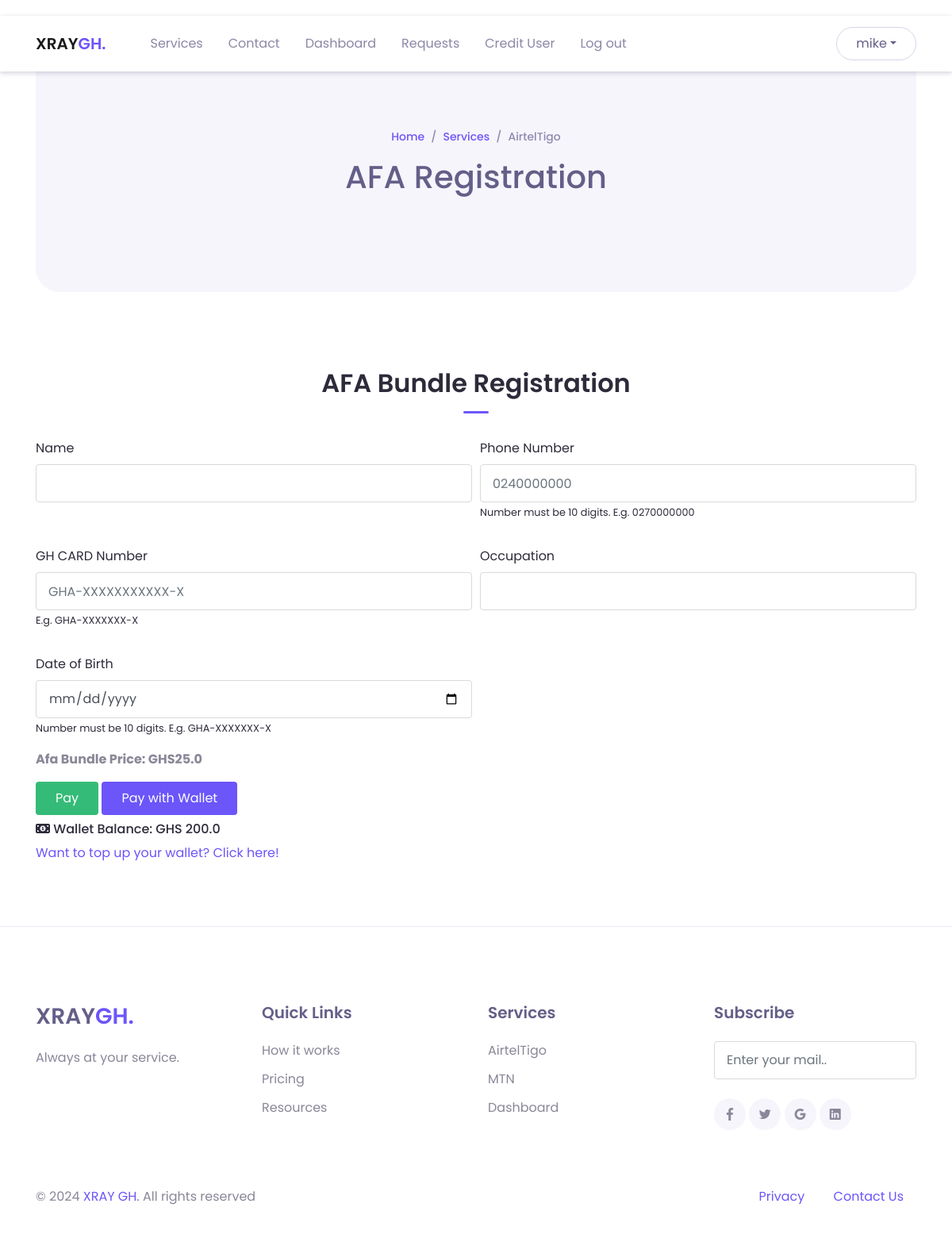
Page /services/afa/ (signed in) on the earlier database version.
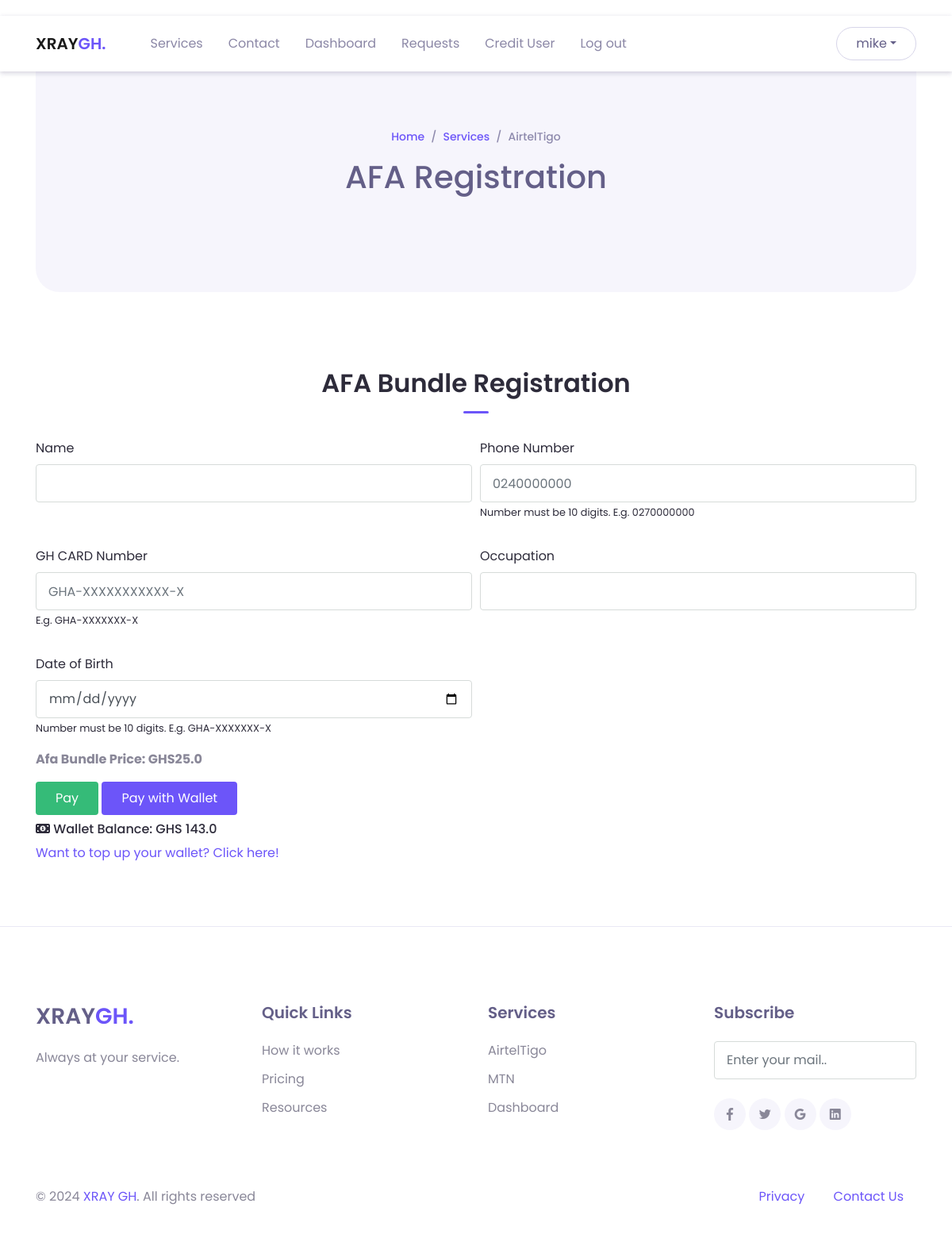
Same page on the later database version.
### intel_app/models.py (models this page shows)
class CustomUser(AbstractUser):
    first_name = models.CharField(max_length=100, null=False, blank=False)
    last_name = models.CharField(max_length=100, null=False, blank=False)
    username = models.CharField(max_length=100, null=False, blank=False, unique=True)
    email = models.EmailField(max_length=250, null=False, blank=False)
    phone = models.PositiveIntegerField(null=True, blank=True)
    wallet = models.FloatField(null=True, blank=True, default=0.0)
    choices = (
        ("User", "User"),
        ("Agent", "Agent"),
        ("Super Agent", "Super Agent")
    )
    status = models.CharField(max_length=250, null=False, blank=False, choices=choices, default="User")
    password1 = models.CharField(max_length=100, null=False, blank=False)
    password2 = models.CharField(max_length=100, null=False, blank=False)
    def __str__(self):
        return self.username

### intel_app/views.py (the view, shortened to what this page needs)
# urls.py: path('services/afa/', views.afa_registration, name='afa'),
@login_required(login_url='login')
def afa_registration(request):
    user = models.CustomUser.objects.get(id=request.user.id)
    reference = helper.ref_generator()
    db_user_id = request.user.id
    price = models.AdminInfo.objects.filter().first().afa_price
    user_email = request.user.email
    print(price)
    form = forms.AFARegistrationForm()
    context = {'form': form, 'ref': reference, 'price': price, 'id': db_user_id, "email": user_email,
               "wallet": 0 if user.wallet is None else user.wallet}
    return render(request, "layouts/services/afa.html", context=context)

### intel_app/forms.py
class AFARegistrationForm(forms.ModelForm):
    name = forms.CharField(widget=forms.TextInput(attrs={'class': 'form-control name'}))
    phone_number = forms.IntegerField(
        widget=forms.NumberInput(attrs={'class': 'form-control phone', 'placeholder': '0240000000'}))
    gh_card_number = forms.CharField(widget=forms.TextInput(attrs={'class': 'form-control card', 'placeholder': 'GHA-XXXXXXXXXXX-X'}))
    occupation = forms.CharField(widget=forms.TextInput(attrs={'class': 'form-control occ'}))
    date_of_birth = forms.CharField(
        widget=forms.DateInput(attrs={'class': 'form-control birth', 'type': 'date'}))
    class Meta:
        model = models.AFARegistration
        fields = ('name', 'phone_number', 'gh_card_number', 'occupation', 'date_of_birth')

### intel_app/helper.py (called while the page is built)
def ref_generator(length=8):
    characters = string.ascii_uppercase + string.digits
    reference = ''.join(random.choice(characters) for _ in range(length))
    return reference

### intel_app/templates/layouts/services/afa.html (shortened to what this page needs)
{% extends 'base.html' %}
  {% block content %}
  {% include 'inc/header.html' %}
  <header>
    {% include 'inc/header.html' %}
    <div class="container mt-5">
      <div class="page-banner">
        <div class="row justify-content-center align-items-center h-100">
          <div class="col-md-6">
            <nav aria-label="Breadcrumb">
              <ul class="breadcrumb justify-content-center py-0 bg-transparent">
                <li class="breadcrumb-item"><a href="{% url 'home' %}">Home</a></li>
                <li class="breadcrumb-item active"><a href="{% url 'services' %}">Services</a></li>
                <li class="breadcrumb-item active">AirtelTigo</li>
              </ul>
            </nav>
            <h1 class="text-center">AFA Registration</h1>
          </div>
        </div>
      </div>
    </div>
  </header>
  <main>
    <div class="page-section" id="services">
      <div class="container">
          <div class="text-center">
              <h2 class="title-section">AFA Bundle Registration</h2>
              <div class="divider mx-auto"></div>
          </div>
          <div>
            <form method="post" id="tigoPaymentForm">
              <div class="form-row mb-3">
                <div class="form-group col-md-6">
                  <label for="phone">Name</label>
                  {{form.name}}
                </div>
                <div class="form-group col-md-6">
                  <label for="phone">Phone Number</label>
                  {{form.phone_number}}
                  <small>Number must be 10 digits. E.g. 0270000000</small>
                </div>
              </div>
              <div class="form-row mb-3">
                <div class="form-group col-md-6">
                  <label for="phone">GH CARD Number</label>
                  {{form.gh_card_number}}
                  <small>E.g. GHA-XXXXXXX-X</small>
                </div>
                <div class="form-group col-md-6">
                  <label for="inputPassword4">Occupation</label>
                  {{form.occupation}}
                </div>
              </div>
              <div class="form-row">
                <div class="form-group col-md-6">
                  <label for="phone">Date of Birth</label>
                  {{form.date_of_birth}}
                  <small>Number must be 10 digits. E.g. GHA-XXXXXXX-X</small>
                </div>
              </div>
              <p class="font-weight-bold">Afa Bundle Price: GHS{{price}}</p>
              {% if request.user.is_superuser %}
              <button type="submit" class="btn btn-success paystack-btn" onclick="payWithPaystack()"> Pay </button>
              {% endif %}
              <button type="button" class="btn btn-primary pay-with-wallet">Pay with Wallet</button>
              <h6 class="mt-2"><i class="fa fa-money"></i> Wallet Balance: GHS {{wallet}}</h6>
                            <a href="{% url 'topup-info'%}">Want to top up your wallet? Click here!</a>
            </form>
          </div>
      </div>
  </div>
  </main>
  {% include 'inc/footer.html' %}
{% endblock %}

### intel_app/templates/inc/header.html (shortened to what this page needs)
  <nav class="navbar navbar-expand-lg navbar-light navbar-float">
    <div class="container">
      <a href="{% url 'home' %}" class="navbar-brand">XRAY<span class="text-primary">GH.</span></a>
      <div class="navbar-collapse collapse" id="navbarContent">
        <ul class="navbar-nav ml-lg-4 pt-3 pt-lg-0">
          <li class="nav-item">
            <a href="{% url 'services' %}" class="nav-link">Services</a>
          </li>
          <li class="nav-item">
            <a href="mailto:xraycustomercare@gmail.com" class="nav-link">Contact</a>
          </li>
          {% if request.user.is_authenticated %}
          <li class="nav-item">
            <a href="{% url 'history' %}" class="nav-link">Dashboard</a>
          </li>
          {% if request.user.is_superuser %}
          <li class="nav-item">
            <a href="{% url 'topup_list' %}" class="nav-link">Requests</a>
          </li>
          <li class="nav-item">
            <a href="{% url 'credit_user' %}" class="nav-link">Credit User</a>
          </li>
          {% endif %}
          <li class="nav-item">
            <a href="{% url 'logout' %}" class="nav-link">Log out</a>
          </li>
          {% endif %}
        </ul>
        {% if request.user.is_authenticated %}
        <div class="ml-auto">
          <div class="dropdown">
          <button href="#" class="btn btn-outline rounded-pill dropdown-toggle" data-toggle="dropdown" aria-expanded="false">{{request.user}}</button>
          </div>
        </div>
        {% endif %}
      </div>
    </div>
  </nav>

Differences in the rows shown:
changed CustomUser "mike": wallet "200.0" → "143.0"
